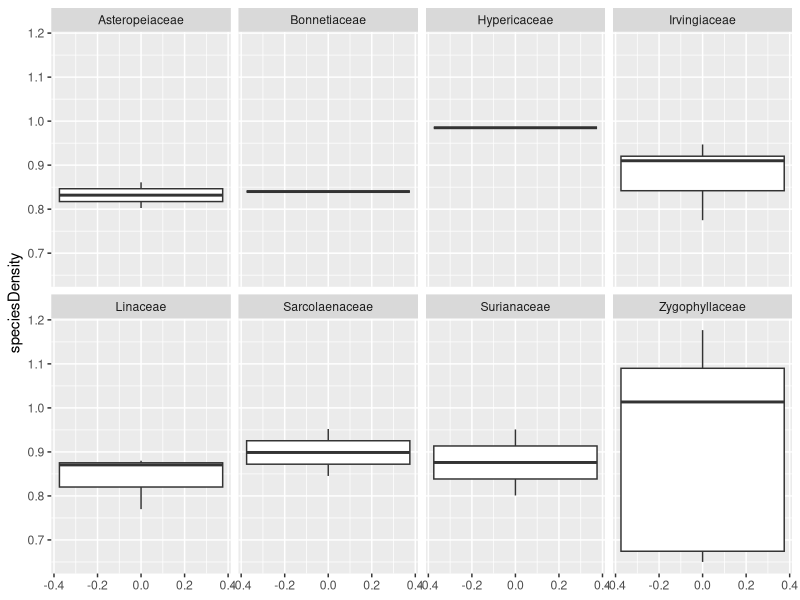
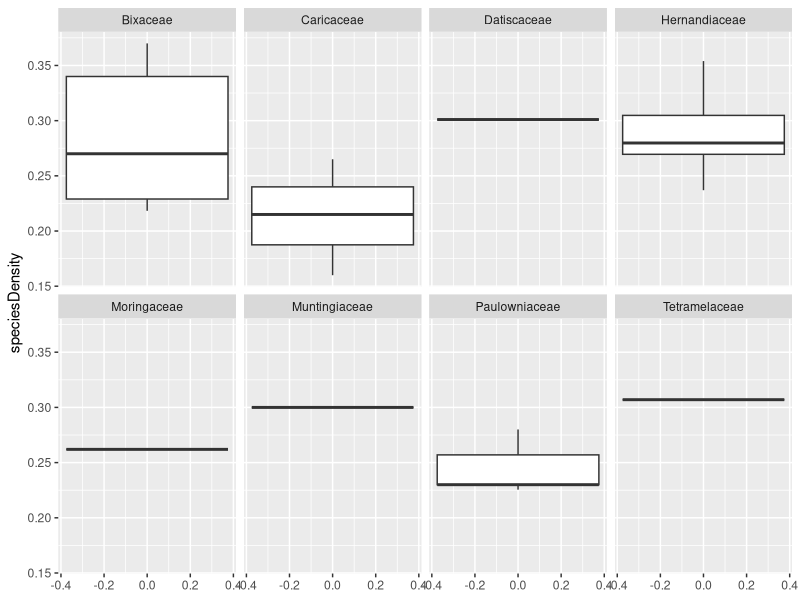
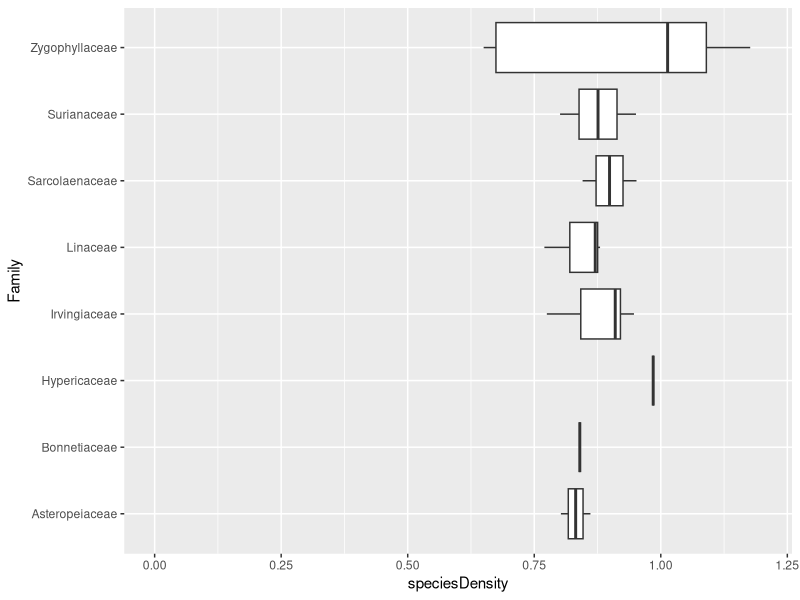
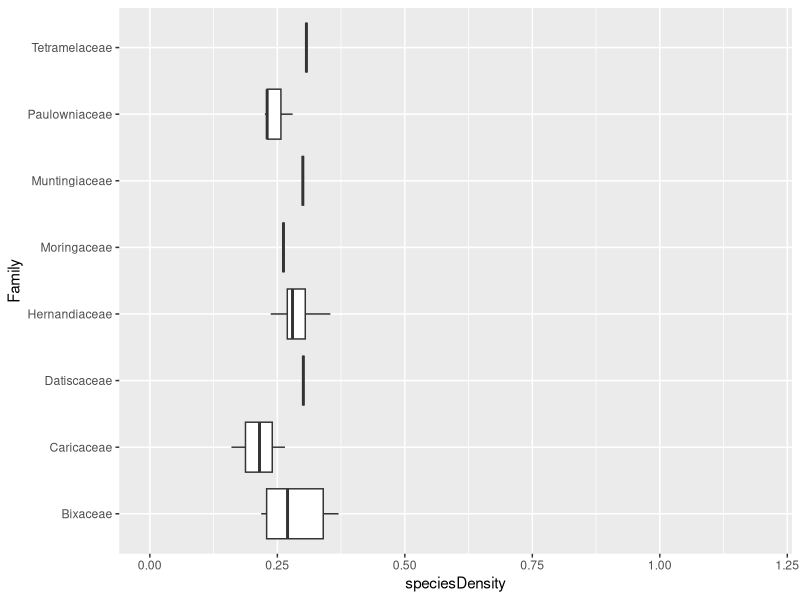

R code for these plots, in order:
### Import Data 
Database <- read.csv("GlobalWoodDensityDatabase.csv", stringsAsFactors = F)
colnames(Database)[4] <- "Density"

# 4. Find the row of missing data and remove it
rowNum<- which(is.na(Database$Density))
DensityData <- Database[!is.na(Database$Density),]

# 5. Calculate means by binomial names
library(dplyr)
# method 1
speciesDensityData <- DensityData %>%
  group_by(Binomial, Family) %>%
  summarise( speciesDensity = mean(Density) )
# method 2
speciesDensityData2 <-  aggregate(DensityData[, 4], list(DensityData$Binomial, DensityData$Family), mean)
colnames(speciesDensityData2) <- c("Binomial", "Family", "speciesDensity")

# check the results : True
all.equal(speciesDensityData, speciesDensityData2)

# 6. Contrasting most and least dense families
# Get Family Data
familyDensityData <- speciesDensityData %>%
  group_by(Family) %>%
  summarise( MeanDensity = mean(speciesDensity) )
# by descending order: the first eight rows of the reults show the 8 families with the highest average densities
descFamilyDensityData <- familyDensityData %>% 
  arrange(desc(MeanDensity))

# by ascending order: the first eight rows of the reults show the 8 families with the lowest average densities
ascFamilyDensityData <- familyDensityData %>% 
  arrange(MeanDensity)


# 7. Plotting densities of most and least dense families with facets
library(ggplot2)

MostDenseRows <- (speciesDensityData$Family %in% descFamilyDensityData$Family[1:8] )
MostDenseData <- speciesDensityData[MostDenseRows,]


ggplot(MostDenseData, aes(y = speciesDensity)) + 
  geom_boxplot() +
  facet_wrap(facets = ~Family,  ncol=4)

LeastDenseRows <- (speciesDensityData$Family %in% ascFamilyDensityData$Family[1:8] )
LeastDenseData <- speciesDensityData[LeastDenseRows,]

ggplot(LeastDenseData, aes(y = speciesDensity)) + 
  geom_boxplot() +
  facet_wrap(facets = ~Family, ncol=4)
# Facilitating comparisons with graphics.
ggplot(MostDenseData, aes(y=speciesDensity, x=Family)) + 
  geom_boxplot() +
  coord_flip() +
  ylim(0, 1.2)

ggplot(LeastDenseData, aes(y=speciesDensity, x=Family)) + 
  geom_boxplot() +
  coord_flip() +
  ylim(0, 1.2)